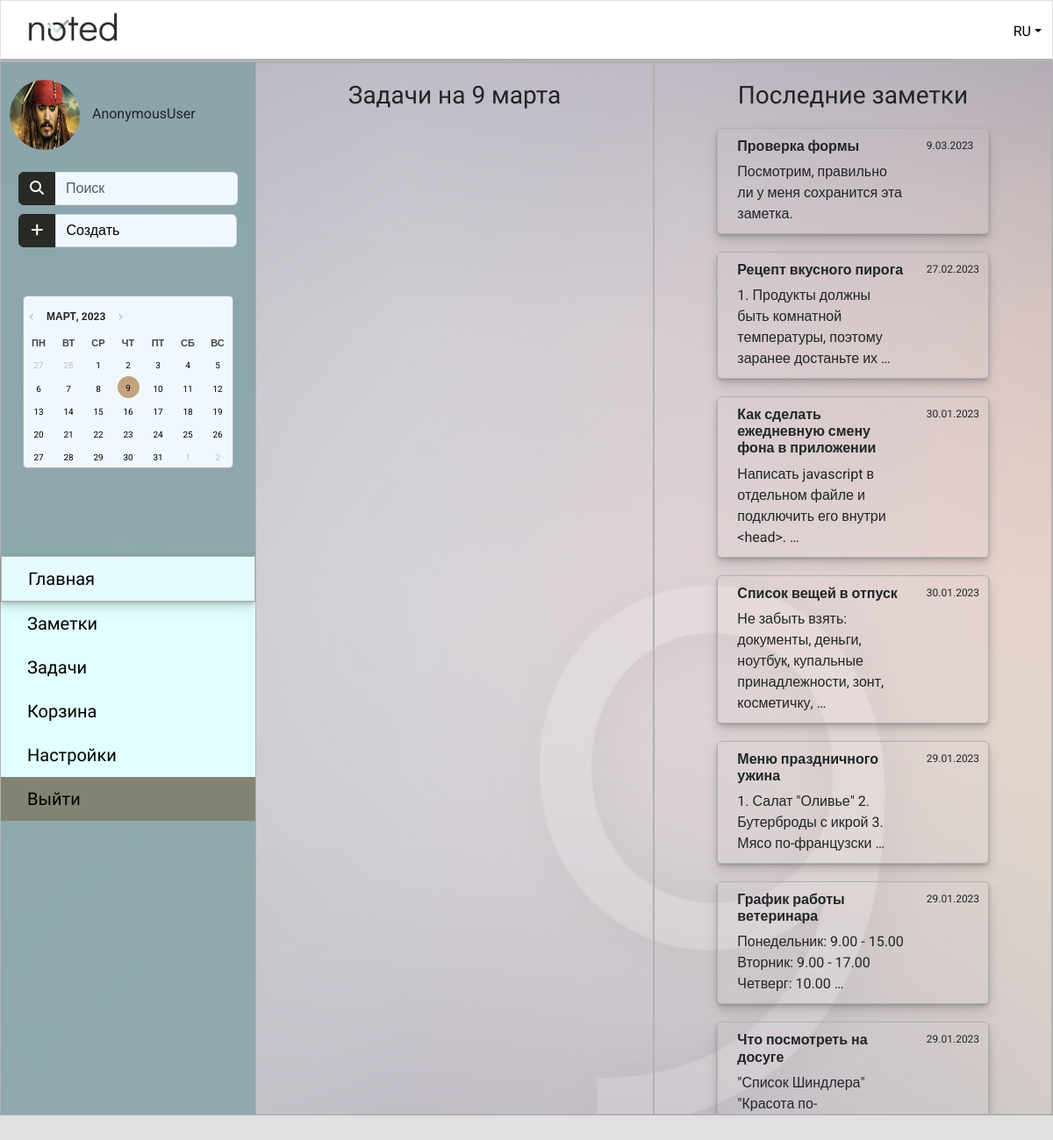
/main/, run on the app's committed database.
### notes/models.py (models this page shows, shortened)
class Note(models.Model):
    note_title = models.CharField(max_length=250)
    note_text = models.TextField()
    note_time = models.DateField()
    note_author = models.ForeignKey(User, on_delete=models.CASCADE)

### notes/views.py (the view)
# urls.py: path('', main_page, name='main'),
def main_page(request):
    today = datetime.date.today()
    today_tasks = Task.objects.filter(task_time=today)
    notes = Note.objects.all().order_by('-note_time')
    month_list = ['января', 'февраля', 'марта', 'апреля', 'мая', 'июня',
                  'июля', 'августа', 'сентября', 'октября', 'ноября', 'декабря']
    today = f'{today.day} {month_list[int(today.month) - 1]}'
    return render(request, 'main2.html', context={'today_tasks': today_tasks, 'notes': notes, 'date': today})

### templates/main2.html (shortened to what this page needs)
{% extends "default.html" %}
{% block content %}
    <div class="container-xxl main-main">
        <div class="row">
            <div class="col-auto col-2.5 sidebar">
                <div class="ava">
                    <img src="/static/images/vorobey.jpg" alt="Avatar" width="80" height="80" class="rounded-circle">
                    <span class="username">{{ request.user }}</span>
                </div>
                <div class="input-group">
                    <button type="button" class="btn btn-primary" style="background: #282A25;; border-color: #282A25;">
                        <i class="fas fa-search" aria-hidden="true"></i>
                    </button>
                    <input type="search" class="form-control" style="background: #f0f8ff;" placeholder="Поиск" />
                </div>
                <div class="input-group dropdown">
                    <button type="button" class="btn btn-primary dropdown-toggle" id="dropdownMenuButton1" data-bs-toggle="dropdown" aria-expanded="false" style="background: #282A25; border-color: #282A25; width: 17%;">
                        <i class="fas fa-plus" aria-hidden="true"></i>
                    </button>
                    <button type="button" class="btn btn-primary" style="background: #f0f8ff; color: black; border: 1px solid #ced4da; width: 83%; text-align: left;">Создать</button>
                </div>
                <div class="calendar-wrapper">
                    <button id="btnPrev" type="button" style="margin-top: 15px;"></button>
                    <h6 id="headCal"></h6>
                    <button id="btnNext" type="button"></button>
                    <div id="divCal"></div>
                </div>
                <div class="nav-list">
                    <ul style="list-style-type: none;">
                        <li class="current_page"><a href="{% url 'main' %}">Главная</a></li>
                        <li><a href="{% url 'notes' %}">Заметки</a></li>
                        <li><a href="{% url 'signin' %}">Задачи</a></li>
                        <li><a href="{% url 'signin' %}">Корзина</a></li>
                        <li><a href="{% url 'signin' %}">Настройки</a></li>
                        <li style="background: rgba(108, 100, 81, 0.8);"><a href="{% url 'logout' %}">Выйти</a></li>
                    </ul>
                </div>
            </div>
            <div class="col" id="tasks-notes">
                <div class="row">
                    <div class="col-6 tasks">
                        <h3 style="text-align: center; font-family: 'Didact Gothic', sans-serif; margin-top: 20px; margin-bottom: 20px;">Задачи на {{ date }}</h3>
                    </div>
                    <div class="col-6 notes">
                        <h3 style="text-align: center; font-family: 'Didact Gothic', sans-serif; margin-top: 20px; margin-bottom: 20px;">Последние заметки</h3>
                        <div class="col-8 offset-2">
                        {% for note in notes %}
                            <div class="row note-block">
                                <div class="col-9">
                                    <h6><b>{{ note.note_title }}</b></h6>
                                    {{ note.note_text | truncatewords:10 }}
                                </div>
                                <div class="col-3 ms-auto note_date">
                                    {{ note.note_time | date:"j.m.Y" }}
                                </div>
                            </div>
                        {% endfor %}
                        </div>
                    </div>
                </div>
            </div>
        </div>
    </div>
{% endblock content %}

### static/css/styles.css (style rules this page uses)
body { font-family: 'Roboto', sans-serif; background: #E0E0E0; }
.main-main { border: 0.5px solid #b1b1b1; background: url(/static/images/bg-2.jpg) no-repeat center fixed; background-size: cover; }
.tasks { border: 0.5px solid #b1b1b1; height: 1200px; overflow-y: scroll; }
.notes { border: 0.5px solid #b1b1b1; height: 1200px; overflow-y: scroll; }
.note-block { border: 0.5px solid #b1b1b1; margin-top: 20px; margin-bottom: 20px; border-radius: 5px; padding: 10px; box-shadow: 0px 1px 2px rgba(0,0,0,0.1), 0px 2px 4px rgba(0,0,0,0.1), 0px 4px 8px rgba(0,0,0,0.1), 0px 8px 16px rgba(0,0,0,0.1); }
.note_date { font-size: 12px; }
.calendar-wrapper { margin: 50px 25px; border: 0.5px solid #b1b1b1; border-radius: 5px; background: #f0f8ff; }
#divCal { margin-top: 10px; }
#headCal { margin: 0px 0px; text-transform: uppercase; font-size: 12px; display: inline; font-weight: 700; }
#btnPrev:before { content: '\f104'; font-family: FontAwesome; padding-right: 4px; }
#btnNext:after { content: '\f105'; font-family: FontAwesome; padding-left: 4px; }
#btnPrev, #btnNext { background: transparent; border: none; outline: none; font-size: 0.6em; color: #c0c0c0; cursor: pointer; transition: all 0.3s ease; }
.sidebar { background: rgba(126, 159, 164, 0.8); padding: 0px; }
.ava { margin-top: 20px; margin-bottom: 20px; padding: 0px 10px; }
.username { padding-left: 10px; }
.input-group { padding: 5px 20px 5px 20px; }
#dropdownMenuButton1::after { content: none; }
.nav-list { font-family: 'Didact Gothic', sans-serif; font-size: 20px; background: #E2FFFF; margin-left: 0px; margin-right: 0px; margin-top: 100px; }
.nav-list ul { padding-left: 0px; }
.nav-list li { padding-top: 10px; padding-bottom: 10px; padding-left: 30px; }
.nav-list a { color: black; text-decoration: none; test-align: center; }
.current_page { background: rgba(236, 247, 251, 0.5); border: 0.5px solid #b1b1b1; box-shadow: 0px 1px 2px rgba(0,0,0,0.1), 0px 2px 4px rgba(0,0,0,0.1), 0px 4px 8px rgba(0,0,0,0.1), 0px 8px 16px rgba(0,0,0,0.1); }

### data on the page
Note: note_title "Проверка формы", note_text "Посмотрим, правильно ли у меня сохранится эта заметка.", note_time "9.03.2023"
Note: note_title "Рецепт вкусного пирога", note_text "1. Продукты должны быть комнатной температуры, поэтому заранее достаньте их …", note_time "27.02.2023"
Note: note_title "Как сделать ежедневную смену фона в приложении", note_text "Написать javascript в отдельном файле и подключить его внутри <head>. …", note_time "30.01.2023"
Note: note_title "Список вещей в отпуск", note_text "Не забыть взять: документы, деньги, ноутбук, купальные принадлежности, зонт, косметичку, …", note_time "30.01.2023"
Note: note_title "Меню праздничного ужина", note_text "1. Салат \"Оливье\" 2. Бутерброды с икрой 3. Мясо по-французски …", note_time "29.01.2023"
Note: note_title "График работы ветеринара", note_text "Понедельник: 9.00 - 15.00 Вторник: 9.00 - 17.00 Четверг: 10.00 …", note_time "29.01.2023"
Note: note_title "Что посмотреть на досуге", note_text "\"Список Шиндлера\" \"Красота…", note_time "29.01.2023"

### other printed values
{{ request.user }} "AnonymousUser"
{{ date }} "9 марта"
